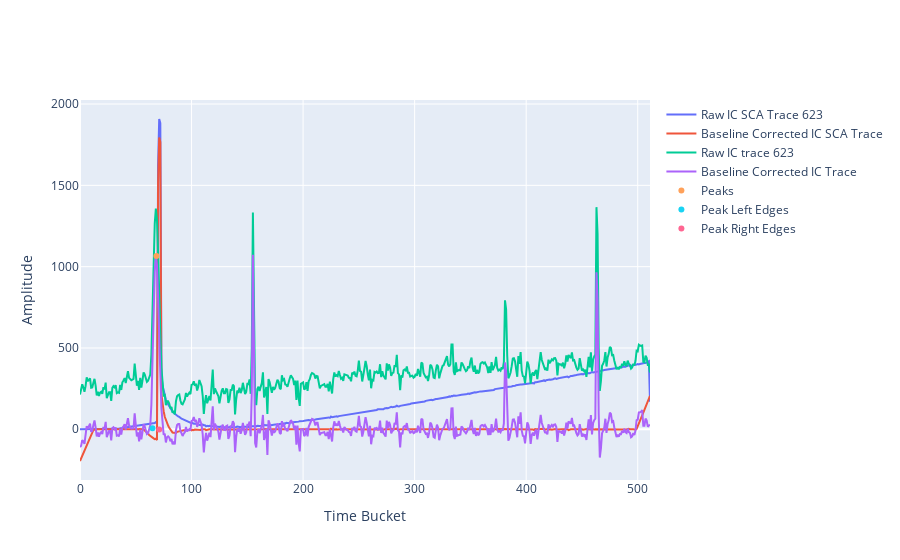

Notebook code for this chart:
### Code cell
# Plot IC and IC SCA traces
ic_trace = event.ic_trace
ic_sca_trace = event.ic_sca_trace

print(f"IC SCA number of peaks: {ic_sca_trace.get_number_of_peaks()}")
print(f"IC number of peaks: {ic_trace.get_number_of_peaks()}")
print(ic_trace.get_peaks())

for trace in event_data:
    #Get raw IC trace
    if (trace[0] == ic_trace.hw_id.cobo_id and
        trace[1] == ic_trace.hw_id.asad_id and
        trace[2] == ic_trace.hw_id.aget_id and
        trace[3] == ic_trace.hw_id.aget_channel and
        trace[4] == ic_trace.hw_id.pad_id
        ):
        raw_ic_data = trace

    #Get raw IC SCA trace
    if (trace[0] == 10 and
        trace[2] == 2 and
        trace[3] == 34
        ):
        raw_ic_sca_data = trace

time_bucket_range = np.arange(start=0, stop=512)
hover_text = [f"Trace {i}<br>Peak {j}" for i, t in enumerate(event.traces) for j, _ in enumerate(t.peaks)] # We'll use this later

fig = go.Figure()

#Raw IC SCA trace
fig.add_trace(
    go.Scatter(x=time_bucket_range, y=raw_ic_sca_data[GET_DATA_TRACE_START:GET_DATA_TRACE_STOP], mode="lines", name=f"Raw IC SCA Trace {trace_number}")
)

#Baseline corrected IC SCA trace
fig.add_trace(
    go.Scatter(x=time_bucket_range, y=ic_sca_trace.trace, mode="lines",name=f"Baseline Corrected IC SCA Trace")
)

#Raw IC trace
fig.add_trace(
    go.Scatter(x=time_bucket_range, y=raw_ic_data[GET_DATA_TRACE_START:GET_DATA_TRACE_STOP], mode="lines", name=f"Raw IC trace {trace_number}")
)

#Baseline corrected IC trace
fig.add_trace(
    go.Scatter(x=time_bucket_range, y=ic_trace.trace, mode="lines",name=f"Baseline Corrected IC Trace")
)

print(f"Trace Hardware: {event.traces[trace_number].hw_id}")
peak_amps = []
peak_cents = []
peak_left = []
peak_left_amps = []
peak_right = []
peak_right_amps = []
for peak in ic_trace.get_peaks():
    peak_amps.append(peak.amplitude)
    peak_cents.append(peak.centroid)
    peak_left.append(peak.positive_inflection)
    peak_right.append(peak.negative_inflection)
    peak_left_amps.append(event.traces[trace_number].trace[int(peak.positive_inflection)])
    peak_right_amps.append(event.traces[trace_number].trace[int(peak.negative_inflection)])
fig.add_trace(
    go.Scatter(x=peak_cents, y=peak_amps, mode="markers", name="Peaks")
)
fig.add_trace(
    go.Scatter(x=peak_left, y=peak_left_amps, mode="markers", name="Peak Left Edges")
)
fig.add_trace(
    go.Scatter(x=peak_right, y=peak_right_amps, mode="markers", name="Peak Right Edges")
)
fig.update_legends()
fig.update_layout(
    xaxis_title="Time Bucket",
    yaxis_title="Amplitude",
    showlegend=True
)
fig.show()

### Figure 1 — Plotly figure (JSON) as saved in the notebook; plotly's stock layout.template omitted (floating-point values rounded to 4 significant figures; data arrays with more than 128 entries replaced by an {"elided": "..."} marker saying what was removed)
{"data": [{"mode": "lines", "name": "Raw IC SCA Trace 623", "type": "scatter", "x": {"elided": "512 int values"}, "y": {"elided": "512 int values"}}, {"mode": "lines", "name": "Baseline Corrected IC SCA Trace", "type": "scatter", "x": {"elided": "512 int values"}, "y": {"elided": "512 int values"}}, {"mode": "lines", "name": "Raw IC trace 623", "type": "scatter", "x": {"elided": "512 int values"}, "y": {"elided": "512 int values"}}, {"mode": "lines", "name": "Baseline Corrected IC Trace", "type": "scatter", "x": {"elided": "512 int values"}, "y": {"elided": "512 int values"}}, {"mode": "markers", "name": "Peaks", "type": "scatter", "x": [68.51], "y": [1066]}, {"mode": "markers", "name": "Peak Left Edges", "type": "scatter", "x": [65], "y": [6]}, {"mode": "markers", "name": "Peak Right Edges", "type": "scatter", "x": [71], "y": [-1]}], "layout": {"showlegend": true, "xaxis": {"title": {"text": "Time Bucket"}}, "yaxis": {"title": {"text": "Amplitude"}}}}
